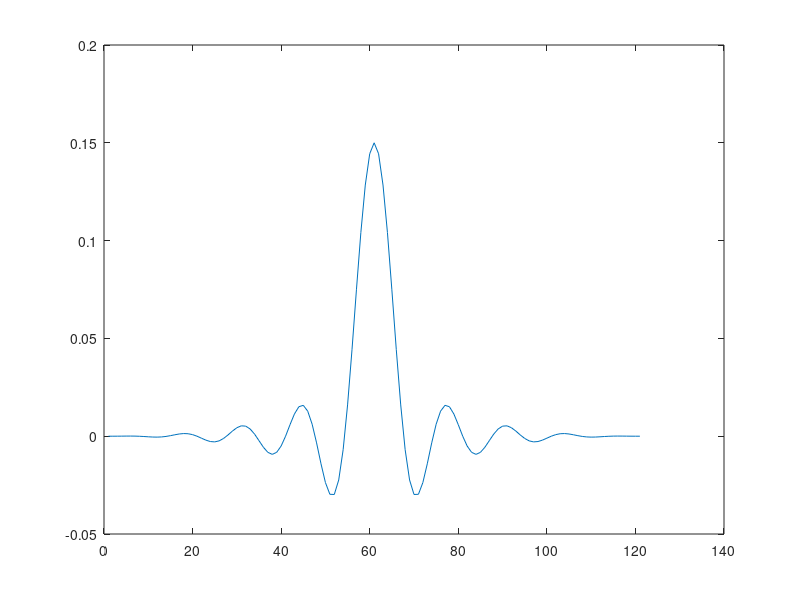

The MATLAB script that drew this image:
% Max Parkin
% Birmingham City University
% BSc (Hons) Degree in Sound Engineering and Production with Professional Placement Year
% Year 2 (2024 – 2025)
% DIG5111 – Digital Signal Processing

frequency1 = 150;
frequency2 = 800;
samplingFrequnecy = 4000;
samplingPeriod = 1 / samplingFrequnecy;
duration = 3;
time = 0:samplingPeriod:duration;

sig1 = sin(2 * pi * frequency1 * time);
sig2 = sin(2 * pi * frequency2 * time);

sig = sig1 + sig2;

sincfrequency = 300;
samplingFrequency = 4000;
nyquist = samplingFrequency / 2;
points = 60;
negativePoints = points - points - points;

f0 = sincfrequency / nyquist;

a = 1;

b = f0 * sinc(f0 * (negativePoints:points));
wn = hann(length(b));

sig_filtered = filter(wn'.*b, a, sig);

c = b.*wn';
plot(c)